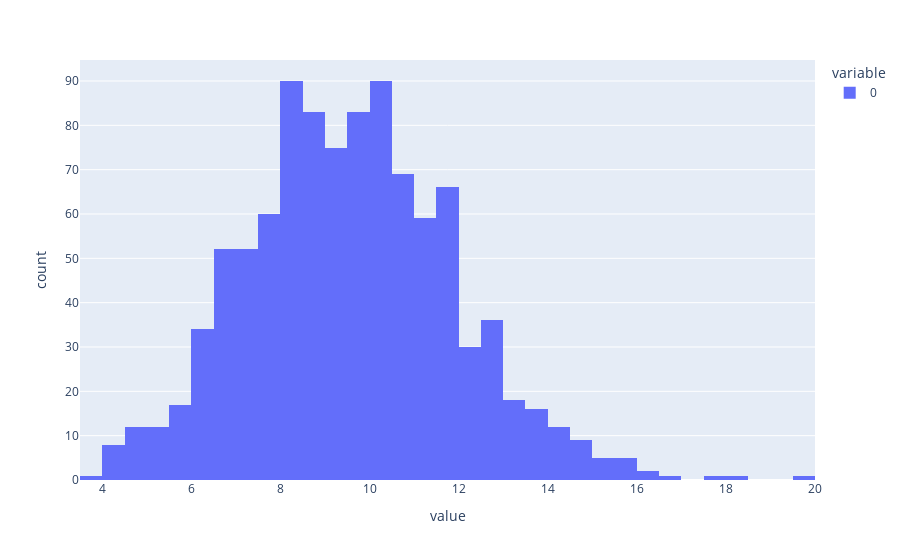

The notebook cell this image was saved under:
### Code cell
px.histogram(data, nbins=50)

### Figure 1 — Plotly figure (JSON) as saved in the notebook; plotly's stock layout.template omitted (floating-point values rounded to 4 significant figures; data arrays with more than 128 entries replaced by an {"elided": "..."} marker saying what was removed)
{"data": [{"alignmentgroup": "True", "bingroup": "x", "hovertemplate": "variable=0<br>value=%{x}<br>count=%{y}<extra></extra>", "legendgroup": "0", "marker": {"color": "#636efa", "pattern": {"shape": ""}}, "name": "0", "nbinsx": 50, "offsetgroup": "0", "orientation": "v", "showlegend": true, "type": "histogram", "x": {"elided": "1000 float values"}, "xaxis": "x", "yaxis": "y"}], "layout": {"barmode": "relative", "legend": {"title": {"text": "variable"}, "tracegroupgap": 0}, "margin": {"t": 60}, "xaxis": {"anchor": "y", "domain": [0, 1], "title": {"text": "value"}}, "yaxis": {"anchor": "x", "domain": [0, 1], "title": {"text": "count"}}}}
